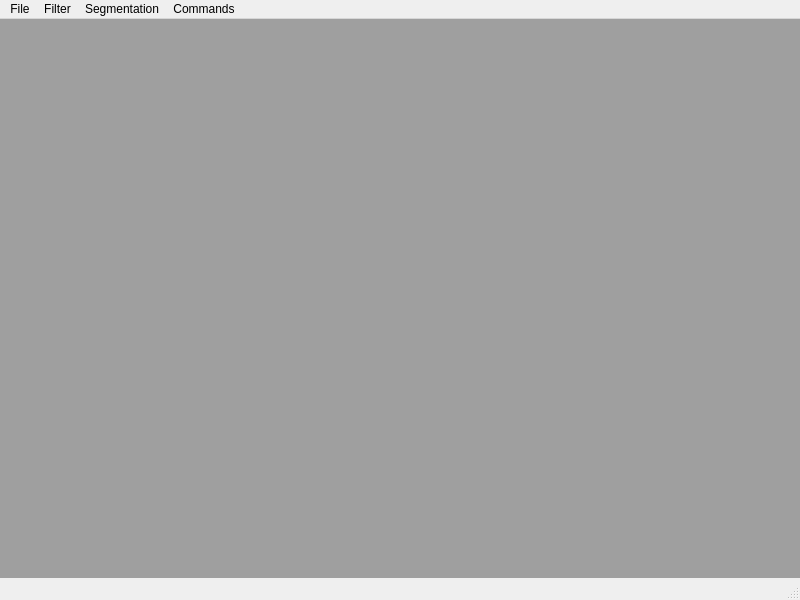
<?xml version="1.0" encoding="UTF-8"?>
<ui version="4.0">
 <class>CGMainWindow</class>
 <widget class="QMainWindow" name="CGMainWindow">
  <property name="geometry">
   <rect>
    <x>0</x>
    <y>0</y>
    <width>800</width>
    <height>600</height>
   </rect>
  </property>
  <property name="windowTitle">
   <string>MainWindow</string>
  </property>
  <widget class="QWidget" name="centralwidget">
   <layout class="QHBoxLayout" name="horizontalLayout">
    <property name="spacing">
     <number>0</number>
    </property>
    <property name="margin">
     <number>0</number>
    </property>
    <item>
     <widget class="QMdiArea" name="mdiArea"/>
    </item>
   </layout>
  </widget>
  <widget class="QMenuBar" name="menubar">
   <property name="geometry">
    <rect>
     <x>0</x>
     <y>0</y>
     <width>800</width>
     <height>21</height>
    </rect>
   </property>
   <widget class="QMenu" name="menuFile">
    <property name="title">
     <string>File</string>
    </property>
    <addaction name="actionOpen"/>
    <addaction name="actionSave"/>
   </widget>
   <widget class="QMenu" name="menuFilter">
    <property name="title">
     <string>Filter</string>
    </property>
    <addaction name="actionSimple_Filter"/>
    <addaction name="actionGrayscale"/>
    <addaction name="actionInvert_Colors"/>
    <addaction name="actionTreshold"/>
    <addaction name="actionAverage_Filter"/>
    <addaction name="actionAverage_Filter_with_size"/>
    <addaction name="actionMedian_Filter"/>
    <addaction name="actionMedian_Filter_with_size"/>
    <addaction name="actionAutomatic_Treshold"/>
    <addaction name="actionReduce_color_count"/>
   </widget>
   <widget class="QMenu" name="menuCommands">
    <property name="title">
     <string>Commands</string>
    </property>
    <addaction name="actionShow_Histogram"/>
   </widget>
   <widget class="QMenu" name="menuSegmentation">
    <property name="title">
     <string>Segmentation</string>
    </property>
    <addaction name="actionHistogramm_segmentation"/>
    <addaction name="actionWatershed_segmentation"/>
   </widget>
   <addaction name="menuFile"/>
   <addaction name="menuFilter"/>
   <addaction name="menuSegmentation"/>
   <addaction name="menuCommands"/>
  </widget>
  <widget class="QStatusBar" name="statusbar"/>
  <action name="actionOpen">
   <property name="text">
    <string>Open...</string>
   </property>
  </action>
  <action name="actionSimple_Filter">
   <property name="text">
    <string>Simple Filter</string>
   </property>
  </action>
  <action name="actionGrayscale">
   <property name="text">
    <string>Grayscale</string>
   </property>
  </action>
  <action name="actionInvert_Colors">
   <property name="text">
    <string>Invert Colors</string>
   </property>
  </action>
  <action name="actionShow_Histogram">
   <property name="text">
    <string>Show Histogram...</string>
   </property>
  </action>
  <action name="actionTreshold">
   <property name="text">
    <string>Treshold...</string>
   </property>
  </action>
  <action name="actionSave">
   <property name="text">
    <string>Save...</string>
   </property>
  </action>
  <action name="actionAverage_Filter">
   <property name="text">
    <string>Average Filter</string>
   </property>
  </action>
  <action name="actionAverage_Filter_with_size">
   <property name="text">
    <string>Average Filter with size</string>
   </property>
  </action>
  <action name="actionMedian_Filter">
   <property name="text">
    <string>Median Filter</string>
   </property>
  </action>
  <action name="actionMedian_Filter_with_size">
   <property name="text">
    <string>Median Filter with size</string>
   </property>
  </action>
  <action name="actionAutomatic_Treshold">
   <property name="text">
    <string>Automatic Treshold</string>
   </property>
  </action>
  <action name="actionHistogramm_segmentation">
   <property name="text">
    <string>Histogramm segmentation...</string>
   </property>
  </action>
  <action name="actionReduce_color_count">
   <property name="text">
    <string>Reduce color count...</string>
   </property>
  </action>
  <action name="actionWatershed_segmentation">
   <property name="text">
    <string>Watershed segmentation...</string>
   </property>
  </action>
 </widget>
 <resources/>
 <connections/>
</ui>
